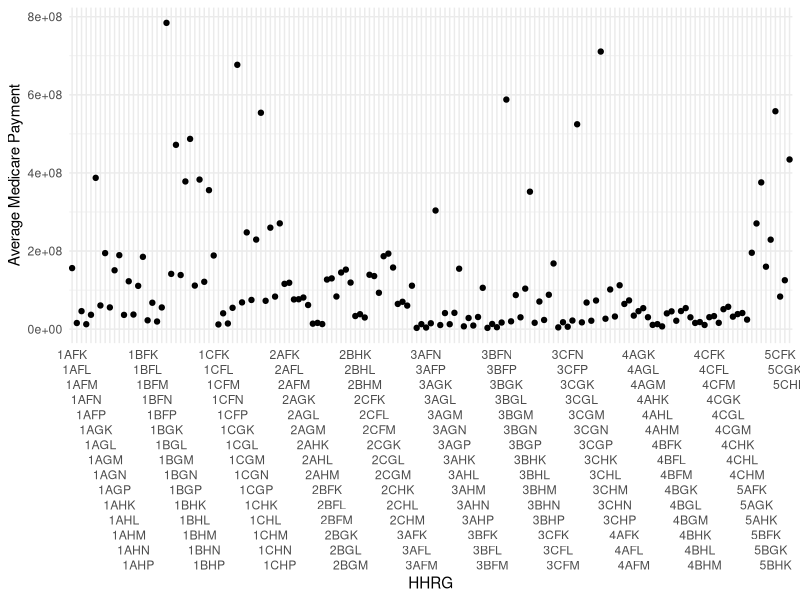
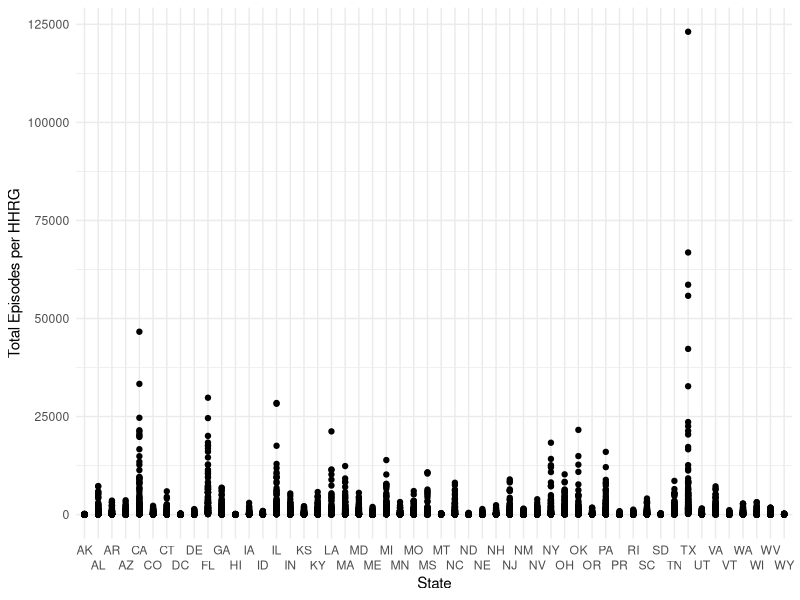
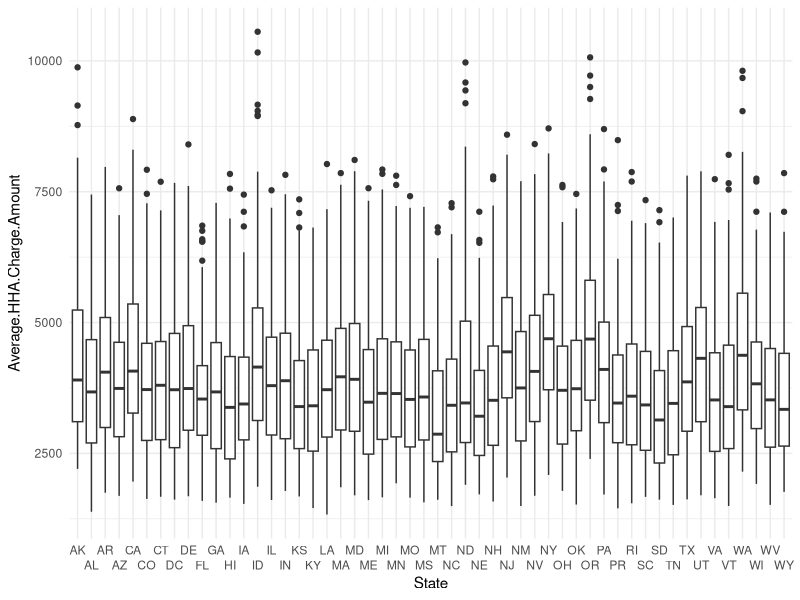
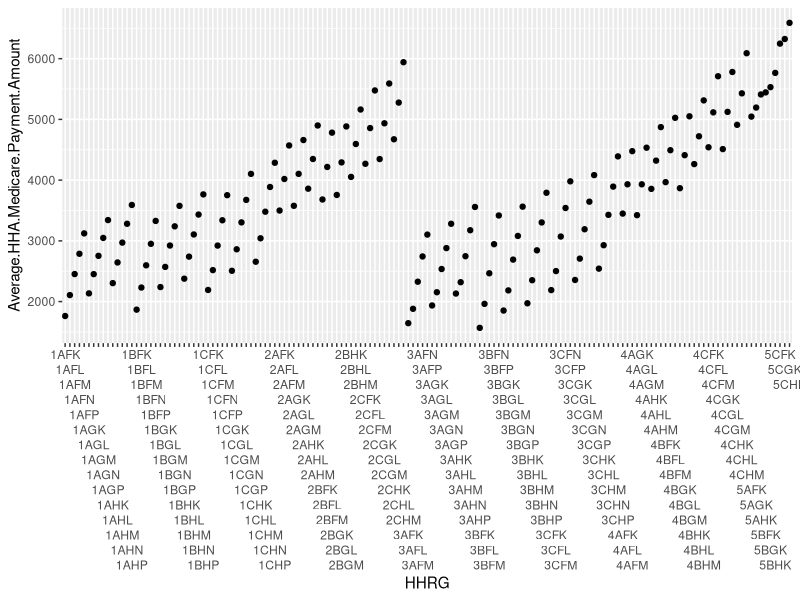
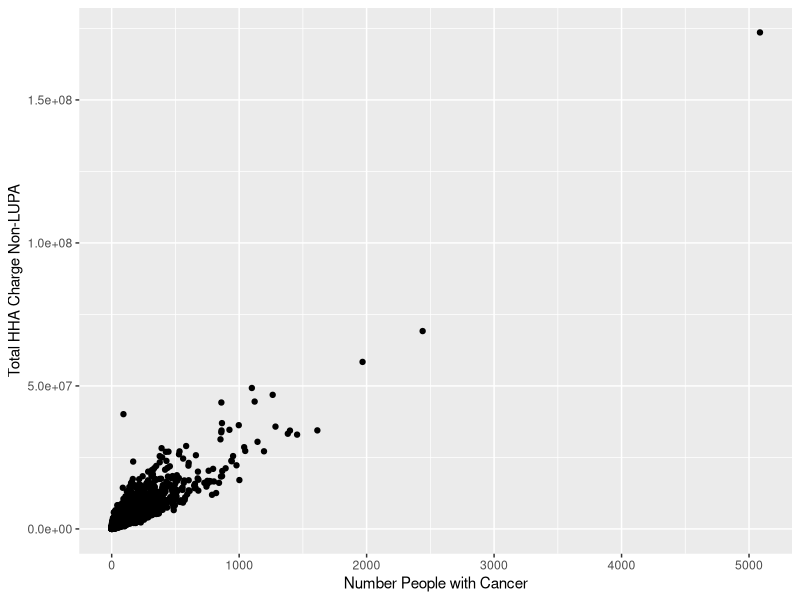
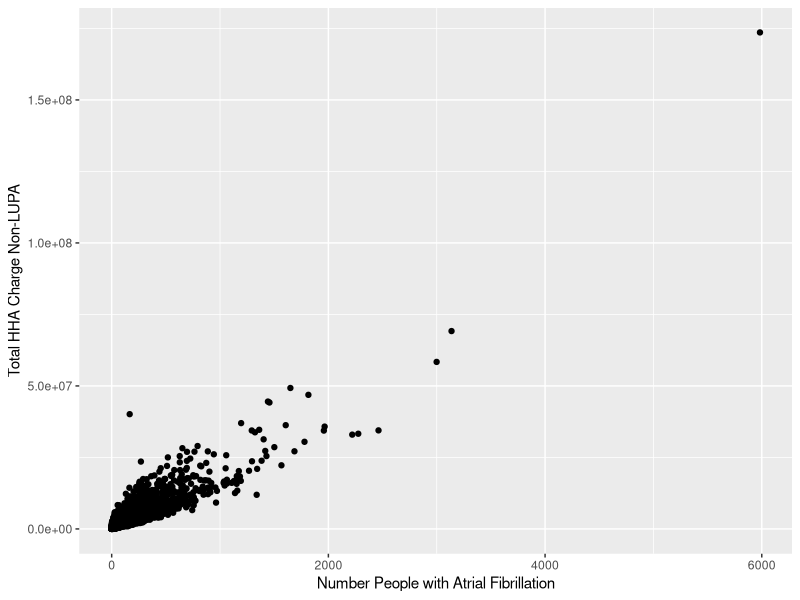
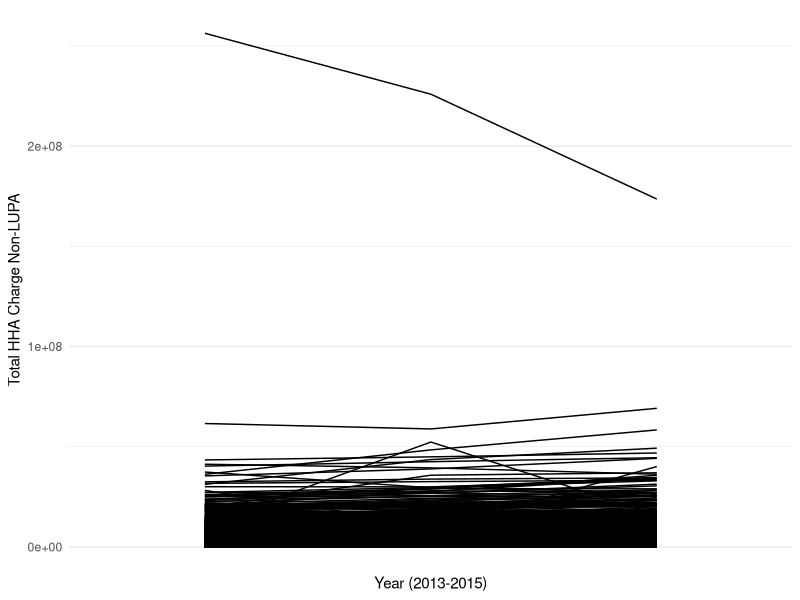
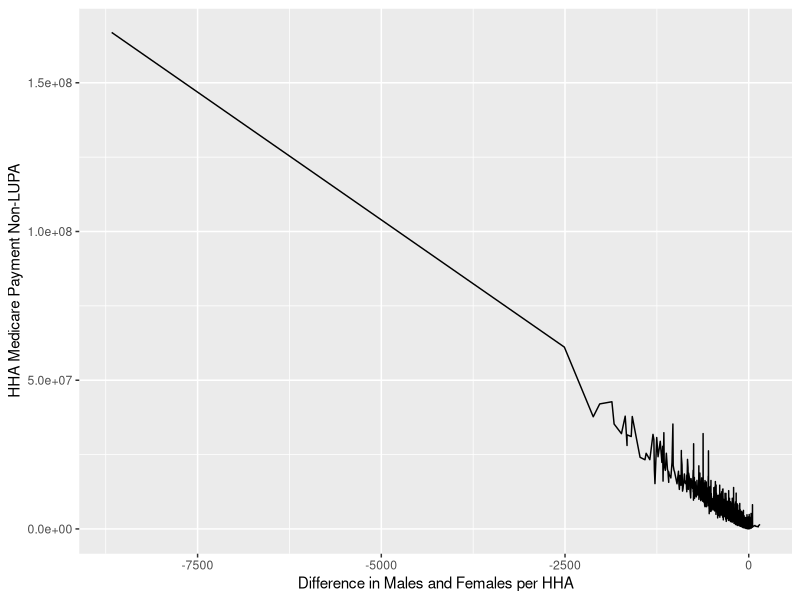

Write R code to recreate these figures, in order.
## ---- chunk 1
knitr::opts_chunk$set(echo = TRUE)
library(tidyverse)
library(knitr)


setwd("C:/Users/dylan/Documents/GitHub/Data-Science-Final-Project-Group-2")
hhadata2015.untidy = read.csv("CSVs/medicare-home-health-agency-hha-hhrg-aggregate-report-cy-2015.csv")
hhadatastates2015.untidy = read.csv("CSVs/medicare-home-health-agency-hha-hhrg-by-state-aggregate-report-cy-2015.csv")
hhadatahhrg2015.untidy = read.csv("CSVs/medicare-home-health-agency-hha-provider-aggregate-report-cy-2015.csv")
hha_2015 <- read.csv("CSVs/medicare-home-health-agency-hha-provider-aggregate-report-cy-2015.csv")
hha_2014 <- read.csv("CSVs/medicare-home-health-agency-hha-provider-aggregate-report-cy-2014.csv")
hha_2013 <- read.csv("CSVs/medicare-home-health-provider-aggregate-table-cy-2013.csv")

## ---- chunk 2
hhadata2015 <- hhadata2015.untidy %>% 
  select("HHRG", "Total.Episodes", "Total.HHA.Medicare.Payment.Amount", "Average.HHA.Medicare.Payment.Amount")


ggplot(hhadata2015, aes(x = HHRG, y = Total.HHA.Medicare.Payment.Amount)) +
  geom_point() +
  geom_smooth(method = "lm", se = FALSE) +
  labs(y = "Average Medicare Payment") +
  scale_x_discrete(guide = guide_axis(n.dodge=15)) +
  theme_minimal()
## ---- chunk 3
hhaStateData2015 <- hhadatastates2015.untidy %>% 
  select("State", "Average.HHA.Charge.Amount", "Total.Episodes" )

ggplot(hhaStateData2015, aes(x = State, y = Total.Episodes)) +
  geom_point() +
  labs(y = "Total Episodes per HHRG") +
  scale_x_discrete(guide = guide_axis(n.dodge=2)) +
  theme_minimal()
## ---- chunk 4
ggplot(hhaStateData2015, aes(x= State, y = Average.HHA.Charge.Amount)) +
  geom_boxplot() +
  scale_x_discrete(guide = guide_axis(n.dodge=2)) +
  theme_minimal()
## ---- chunk 5
ggplot(hhadata2015, aes(x=HHRG, y = Average.HHA.Medicare.Payment.Amount)) +
  geom_point() +
  scale_x_discrete(guide = guide_axis(n.dodge=15))
## ---- chunk 6
hha_2015 %>% rename( "distinct"="Distinct.Beneficiaries..non.LUPA.") %>% mutate(actual_with_cancer =Percent.of.Beneficiaries.with.Cancer * .01 * distinct) %>%ggplot() + geom_point(aes(x = actual_with_cancer, y=Total.HHA.Charge.Amount..non.LUPA.)) +
  labs(x = "Number People with Cancer", y = "Total HHA Charge Non-LUPA")

hha_2015 %>% rename( "distinct"="Distinct.Beneficiaries..non.LUPA.") %>% mutate(actual_with_Atrial.Fibrillation =Percent.of.Beneficiaries.with.Atrial.Fibrillation * .01 * distinct) %>%ggplot() + geom_point(aes(x = actual_with_Atrial.Fibrillation, y=Total.HHA.Charge.Amount..non.LUPA.))+
  labs(x = "Number People with Atrial Fibrillation", y = "Total HHA Charge Non-LUPA")

## ---- chunk 7
hhaData2015Females <-  hhadatahhrg2015.untidy %>% 
  select("Provider.ID", "Male.Beneficiaries", "Female.Beneficiaries", "Total.HHA.Medicare.Payment.Amount..non.LUPA." ) %>% 
  filter(!Male.Beneficiaries>Female.Beneficiaries) %>% 
  filter(!Female.Beneficiaries - Male.Beneficiaries < 10) %>% 
  transmute(Females = "Females", Average = mean(Total.HHA.Medicare.Payment.Amount..non.LUPA.))

  
hhaData2015Males <-  hhadatahhrg2015.untidy %>% 
  select("Provider.ID", "Male.Beneficiaries", "Female.Beneficiaries", "Total.HHA.Medicare.Payment.Amount..non.LUPA." ) %>% 
  filter(Male.Beneficiaries>Female.Beneficiaries) %>% 
  filter(!Male.Beneficiaries - Female.Beneficiaries < 10) %>% 
  transmute(Males = "Males", Average = mean(Total.HHA.Medicare.Payment.Amount..non.LUPA.))


MalesVFemales <- tibble(
  Sex = c("More Males", "More Females"),
  Average_Paid_By_Medicare = c("$918,996.2", "$2,191,278")

  
)


MalesVFemaleshtml <- kable(MalesVFemales, format = "html", caption = "Average paid by Medicare for Home Health Agencies based on if more Males or Female Beneficiaries are Present by 10")
MalesVFemaleshtml

## ---- chunk 8
hha_2015_q2 <- hha_2015 %>% select( (1:5), (16:19), 37)

hha_2014_q2 <- hha_2014%>% select( (1:5), (16:19), 37) %>% rename("Total.HHA.Charge.Amount..non.LUPA_2014" = "Total.HHA.Charge.Amount..non.LUPA.") %>% select(Provider.ID, Total.HHA.Charge.Amount..non.LUPA_2014)

hha_2013_q2 <- hha_2013%>% select( (1:5), (16:19), 37) %>% rename("Total.HHA.Charge.Amount..non.LUPA_2013" = "Total.HHA.Charge.Amount..non.LUPA.") %>% select(Provider.ID, Total.HHA.Charge.Amount..non.LUPA_2013)
 
hha_allyear<- hha_2015_q2 %>% inner_join(hha_2014_q2, "Provider.ID") %>% inner_join(hha_2013_q2, "Provider.ID") %>% select((1:6), (11:12)) %>% rename("2015" = "Total.HHA.Charge.Amount..non.LUPA.", "2014" = "Total.HHA.Charge.Amount..non.LUPA_2014", "2013" = "Total.HHA.Charge.Amount..non.LUPA_2013")

hha_allyear_graph <- hha_allyear %>% gather(`2015`, `2013`, `2014`, key  = Year, value = HHA_charge, convert = TRUE)

ggplot(hha_allyear_graph) + geom_line(aes(x=Year,y=HHA_charge, group = Provider.ID)) + guides(color=F) +
 scale_x_discrete(breaks=c(2013, 2014, 2015),labels=c(2013, 2014, 2015)) + theme_minimal() +
  labs(x = "Year (2013-2015)", y = "Total HHA Charge Non-LUPA")

## ---- chunk 9
hhaData2015.F2 <- hhadatahhrg2015.untidy %>% 
  select("Agency.Name", "Total.HHA.Medicare.Payment.Amount..non.LUPA.", "Female.Beneficiaries", "Male.Beneficiaries") %>% 
  mutate(Differnece_In_Males_and_Females = Male.Beneficiaries - Female.Beneficiaries) %>% 
  arrange(desc(Differnece_In_Males_and_Females))

ggplot(hhaData2015.F2, aes(x = Differnece_In_Males_and_Females, y = Total.HHA.Medicare.Payment.Amount..non.LUPA.)) +
  geom_line() +
  labs(x = "Difference in Males and Females per HHA", y = "HHA Medicare Payment Non-LUPA")


